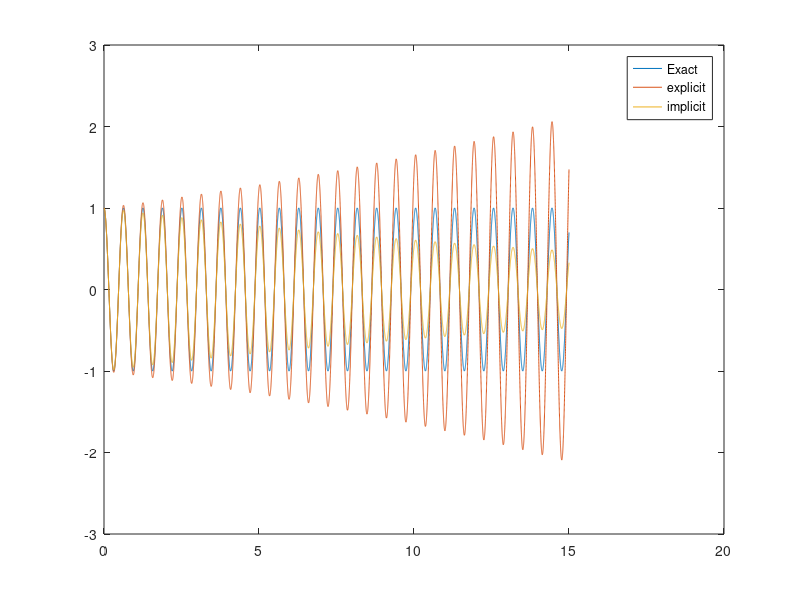

Source code (MATLAB):
% solve x''+100x=0, x(0)=1, x'(0)=0

q0 = [1;0];        % set initial condition
h = 0.001;           % Time step
t = 0:h:15;

x_exact = cos(10*t);
qstar = zeros(2,length(t));
vstar = zeros(2,length(t));

% explicit scheme
A1 = [1 h;-100*h 1];
qstar(:,1) = q0;
for i = 1:length(t)-1
    qstar(:,i+1) = A1*qstar(:,i);
end

% implicit scheme
v0 = [1;0];          % set initial condition
mod = 1/(1+100*(h^2));
A2 = [mod mod*h;-100*h*mod mod];
vstar(:,1) = q0;
for i = 1:length(t)-1
    vstar(:,i+1) = A2*vstar(:,i);
end

plot(t,x_exact,t,qstar(1,:),t,vstar(1,:));
legend('Exact','explicit','implicit');
hold off